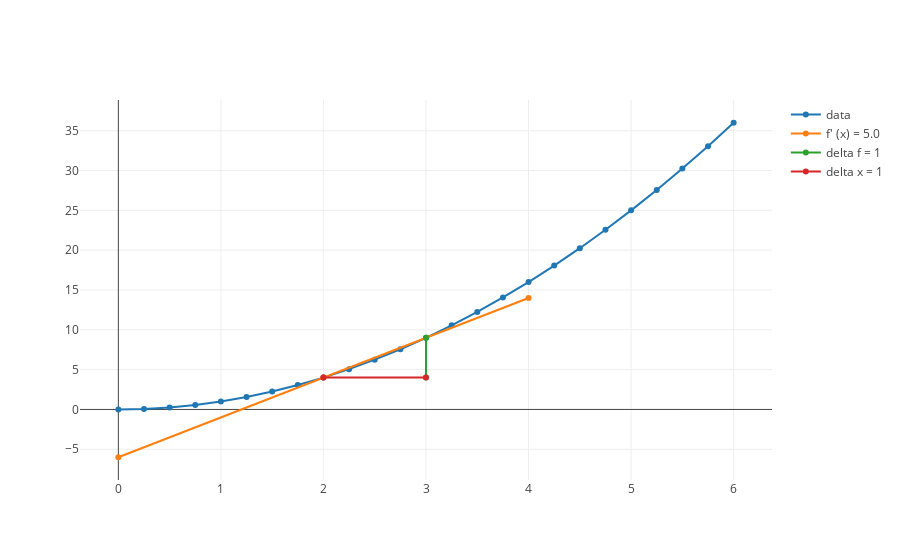

Here is the notebook cell this chart was saved with:
### Markdown cell above
* $f(3) = (3)^2 = 9$ is the output at x = 3 and 
* $f(2) = (2)^2 = 4$ is the output at x = 2 so 

$$f'(2) =  \frac{9 - 4}{1} = \frac{5}{1} = 5 $$

### Code cell
#from graph import plot
x_squared = [(1, 2)]

x_squared_delta_traces = delta_traces(x_squared, 2, line_length = 4, delta_x = 1)

layout = build_layout(x_axis = {'title': 'number of seconds', 'range': [1.5, 4]}, y_axis = {'title': 'distance', 'range': [0, 12]})
plot([trace_x_squared, *x_squared_delta_traces ], layout)

### Figure 1 — Plotly figure (JSON) as saved in the notebook; plotly's stock layout.template omitted (floating-point values rounded to 4 significant figures)
{"data": [{"mode": "lines+markers", "name": "data", "text": [], "type": "scatter", "uid": "c0e7e0fe-b5b4-11e8-9842-086d41e3715a", "x": [0, 0.25, 0.5, 0.75, 1, 1.25, 1.5, 1.75, 2, 2.25, 2.5, 2.75, 3, 3.25, 3.5, 3.75, 4, 4.25, 4.5, 4.75, 5, 5.25, 5.5, 5.75, 6], "y": [0, 0.0625, 0.25, 0.5625, 1, 1.562, 2.25, 3.062, 4, 5.062, 6.25, 7.562, 9, 10.56, 12.25, 14.06, 16, 18.06, 20.25, 22.56, 25, 27.56, 30.25, 33.06, 36]}, {"mode": "lines+markers", "name": "f' (x) = 5.0", "text": [], "type": "scatter", "uid": "c0e7e2fa-b5b4-11e8-8654-086d41e3715a", "x": [0, 2, 4], "y": [-6, 4, 14]}, {"mode": "lines+markers", "name": "delta f = 1", "text": [], "type": "scatter", "uid": "c0e7e40a-b5b4-11e8-88f2-086d41e3715a", "x": [3, 3], "y": [4, 9]}, {"mode": "lines+markers", "name": "delta x = 1", "text": [], "type": "scatter", "uid": "c0e7e4e6-b5b4-11e8-b0c8-086d41e3715a", "x": [2, 3], "y": [4, 4]}], "layout": {}}
